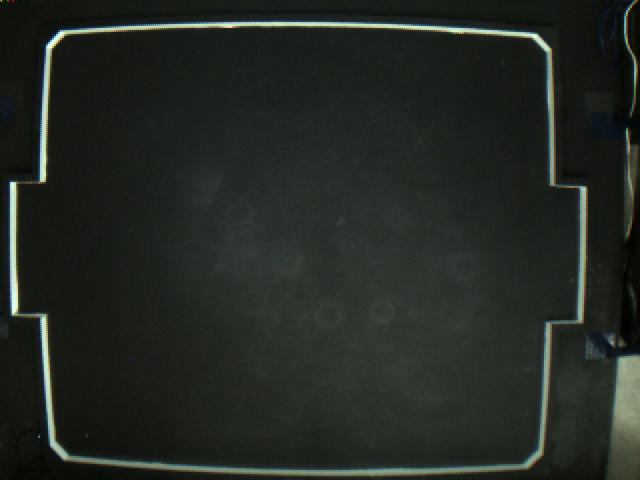
#> input picture src/interface/campo.jpg, 640 x 480 px
$ python -i Vision.py   (imports and definitions only)   (Python 2 division)   (older library calls are emulated)
#> lines starting #> are read from the running program, lines starting #| are printed output that depends on the picture; after the words box and inside, x2 and y2 are one past the last pixel; in counts of white or black regions, pixels touching at a corner belong together
#> further down, picture is the input picture: shape (480, 640, 3); mean B, G, R 34.8, 40.4, 35.5
#!/usr/bin/env python
# -*- coding: utf-8 -*-

import cv2
import numpy as np
from math import sqrt

class Vision_Functions():
	def __init__(self):
		self.set_functions_dict()

	def set_functions_dict(self):
		self.func_dict = {}
		self.func_dict['Escala de cinza'] = lambda frame: cv2.cvtColor(frame, cv2.COLOR_BGR2GRAY)
		self.func_dict['Detectar BOLA'] = lambda frame: self.color_detect(frame, ['laranja'])
		self.func_dict['Detectar time amarelo'] = lambda frame: self.robot_detect(frame, ['amarelo'])
		self.func_dict['Detectar time azul'] = lambda frame: self.robot_detect(frame, ['azul'])

	def get_functions_nicks(self):
		return self.func_dict.keys()

	def run(self, img, nick):
		return self.func_dict[nick](img)

	# [108 lines left out: functions color_detect, robot_detect, not called in this run]

	def noise_reduction(self,im):
		element = cv2.getStructuringElement(cv2.MORPH_RECT,(3,3))
		im = cv2.erode(im,element, iterations=2)
		im = cv2.dilate(im,element,iterations=2)
		im = cv2.erode(im,element)
		return im

	def no_field_mask(self,im):
		#amarelo
		lower_threshold = (21, 50, 50)
		upper_threshold = (46, 255, 255)
		maskAmarelo = cv2.inRange(im, lower_threshold, upper_threshold) #Criar imagem binária
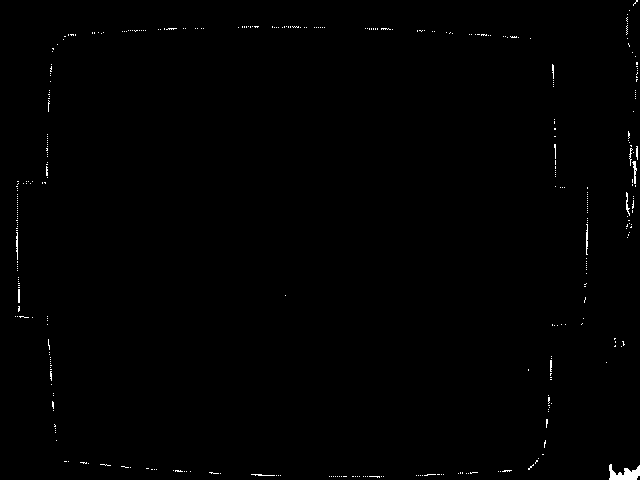
#> maskAmarelo: shape (480, 640); 0.48% white in thin lines or dots
		#azul
		lower_threshold = (105, 50, 50)
		upper_threshold = (128, 255, 255)
		maskAzul = cv2.inRange(im, lower_threshold, upper_threshold) #Criar imagem binária
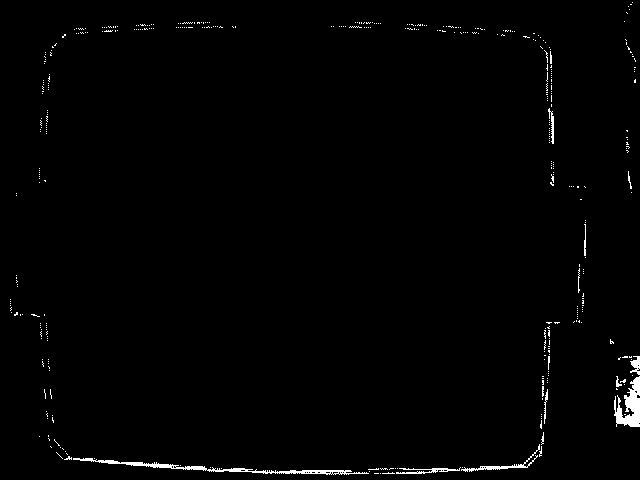
#> maskAzul: shape (480, 640); 1.1% white; 410 white regions (396 under 20 px), largest, box (x1, y1, x2, y2) and area: (73, 458, 369, 475) 880, (614, 376, 640, 427) 734, (461, 444, 540, 472) 253
		#laranja
		lower_threshold = (11, 50, 50)
		upper_threshold = (21, 255, 255)
		maskLaranja = cv2.inRange(im, lower_threshold, upper_threshold) #Criar imagem binária
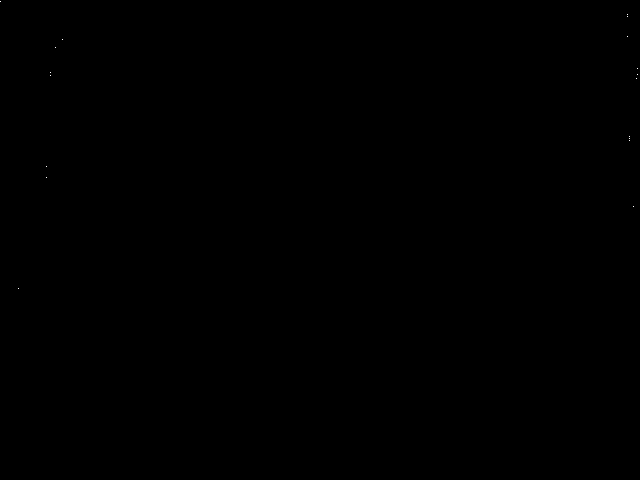
#> maskLaranja: shape (480, 640); 0.01% white in thin lines or dots, all inside (x1, y1, x2, y2) = (0, 1, 638, 289)
		#campo
		lower_threshold = (0, 0, 0)
		upper_threshold = (180, 50, 50)
		mask = cv2.inRange(im, lower_threshold, upper_threshold) #Criar imagem binária
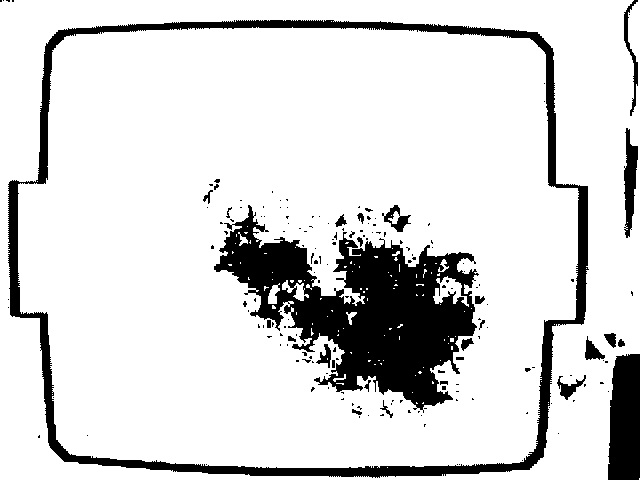
#> mask: shape (480, 640); 84.9% white; 174 black regions (147 under 20 px), largest, box (x1, y1, x2, y2) and area: (214, 205, 479, 413) 23512, (8, 20, 589, 478) 15421, (608, 354, 640, 480) 3652
		mask = cv2.bitwise_not(mask)
		mask = mask - (maskAzul + maskAmarelo + maskLaranja)
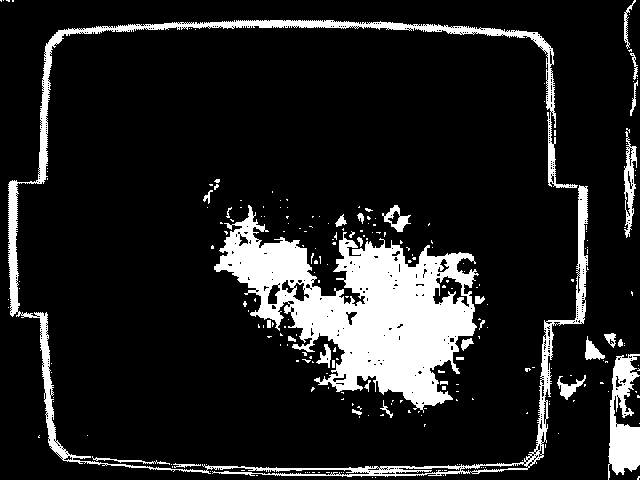
#> mask: shape (480, 640); min 0, max 255, mean 34.3
		mask = self.noise_reduction(mask)
#> in noise_reduction, `im = cv2.erode(im,element, iterations=2)`: im: shape (480, 640); 6.1% white; 82 white regions (56 under 20 px), largest, box (x1, y1, x2, y2) and area: (295, 242, 473, 403) 12675, (218, 234, 310, 320) 2659, (611, 418, 640, 470) 1101
#> in noise_reduction, `im = cv2.dilate(im,element,iterations=2)`:
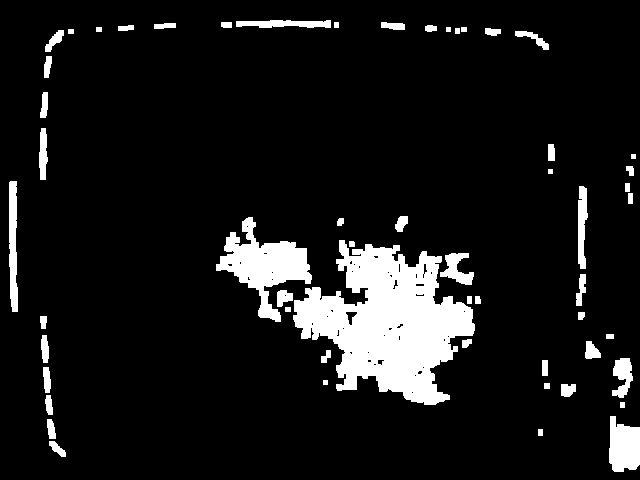
#> im: shape (480, 640); 9.7% white; 56 white regions, largest, box (x1, y1, x2, y2) and area: (293, 240, 475, 405) 16558, (216, 217, 312, 322) 4035, (609, 416, 640, 472) 1385
#> in noise_reduction, `im = cv2.erode(im,element)`:
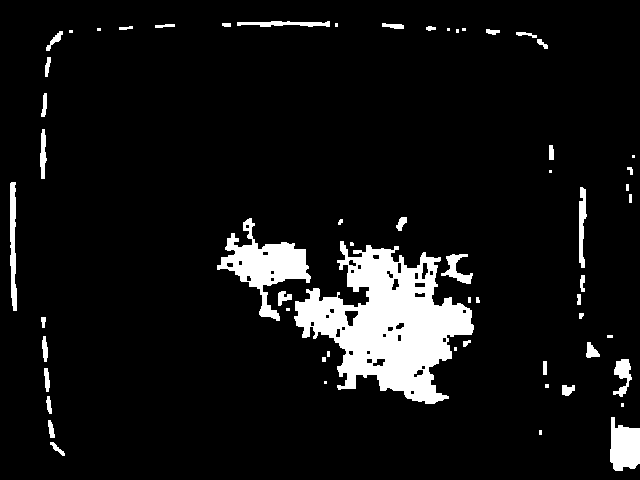
#> im: shape (480, 640); 7.9% white; 60 white regions (18 under 20 px), largest, box (x1, y1, x2, y2) and area: (294, 241, 474, 404) 14723, (217, 218, 311, 321) 3395, (610, 417, 640, 471) 1241
		return mask

# [2 lines not run here, left out]

>>> import cv2
>>> picture = cv2.imread('../src/interface/campo.jpg')
>>> result = Vision_Functions().no_field_mask(picture)
